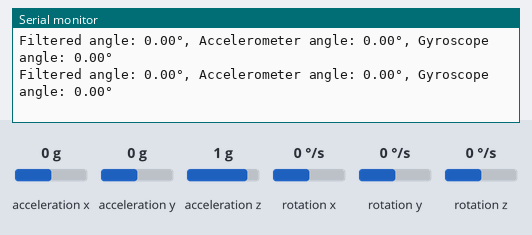
Recording of a sketch running on a simulated Arduino Nano 33 BLE. On the bench: the last lines printed to the serial monitor. Inputs (shaded band) come from the test bench; at power-on: acceleration y 0 g, acceleration z 1 g, rotation x 0 °/s, acceleration x 0 g, rotation y 0 °/s, rotation z 0 °/s.

Above: at 12.5 s.
12.6 s: acceleration y set to 0.8 g
At 13.7 s:
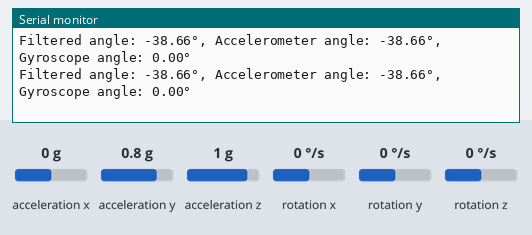
15.6 s: acceleration z set to -1.4 g
At 16.4 s:
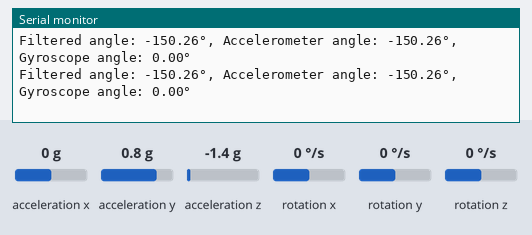
17.1 s: rotation x set to -192 °/s
At 18.1 s:
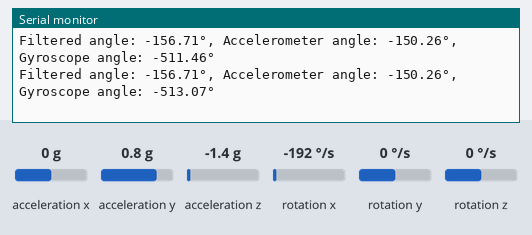
Timing chart, 0 to 19.1 s (numbered marks = the images above; inputs shaded):
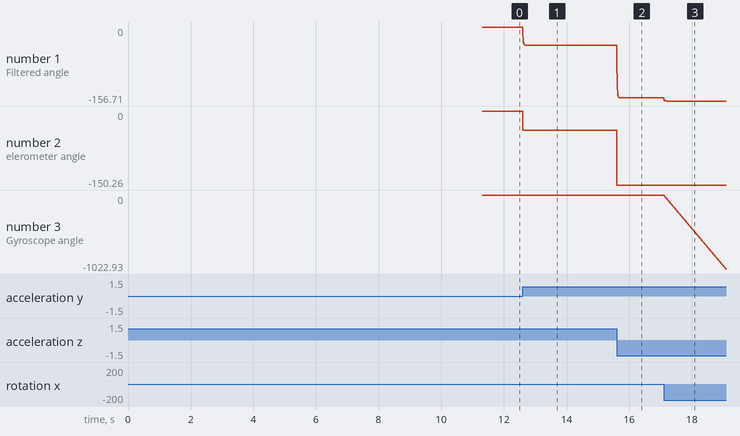

Measured:
- after the input at 12.6 s, the serial monitor: prints a new line at once (image 1)
- after the input at 15.6 s, the serial monitor: prints a new line at once (image 2)
- after the input at 17.1 s, the serial monitor: prints a new line at once (image 3)
- plotted number 1: 0 → -38.66 after the input at 12.6 s, -38.66 → -150.26 after the input at 15.6 s, -150.26 → -156.71 after the input at 17.1 s
- plotted number 2: 0 → -38.66 after the input at 12.6 s, -38.66 → -150.26 after the input at 15.6 s
- plotted number 3: 0 → -1021.32 after the input at 17.1 s

The sketch:

task4.ino
```cpp
#include "Arduino_BMI270_BMM150.h"
#include <math.h>  // Include for atan2()

float x, y, z, delta_time;
float gyro_ang = 0.0;
float acc_ang = 0.0;
float filtered_ang = 0.0;
float prev_filtered_ang = 0.0;
float k = 0.8;
float gyro_change;
float gyro_bias = 0.0;  // Variable to store gyroscope bias

void setup() {
  Serial.begin(9600);
  while (!Serial);
  Serial.println("Started");

  if (!IMU.begin()) {
    Serial.println("Failed to initialize IMU!");
    while (1);
  }
  delta_time = 1.0 / IMU.gyroscopeSampleRate();
  // Serial.print("Gyroscope sample rate = ");
  // Serial.print(IMU.gyroscopeSampleRate());
  // Serial.println(" Hz");
  // Serial.println();
  // Serial.println("Gyroscope in degrees/second");

  // Optional: Calculate gyroscope bias over time to subtract it from the readings
  for (int i = 0; i < 1000; i++) {
    if (IMU.gyroscopeAvailable()) {
      IMU.readGyroscope(x, y, z);
      gyro_bias += x;  // Accumulate the x-axis gyroscope values
      delay(10);  // Wait to gather enough samples
    }
  }
  gyro_bias /= 1000.0;  // Average the bias value
  // Serial.print("Gyroscope bias: ");
  // Serial.println(gyro_bias);
}

void loop() {

  if (IMU.gyroscopeAvailable()) {
    IMU.readGyroscope(x, y, z);

    // Apply bias correction to the gyroscope x-axis value
    x -= gyro_bias;

    gyro_change = x * delta_time;
    gyro_ang = gyro_ang + gyro_change;
  }

  if (IMU.accelerationAvailable()) {
    IMU.readAcceleration(x, y, z);

    // Calculate the accelerometer angle using atan2
    acc_ang = -atan2(y, z) * 180 / PI;
  }

  filtered_ang = k * (filtered_ang + gyro_change) + (1 - k) * acc_ang;

  // Print the values
  Serial.print("Filtered angle: ");
  Serial.print(filtered_ang);
  Serial.print("°, Accelerometer angle: ");
  Serial.print(acc_ang);
  Serial.print("°, Gyroscope angle: ");
  Serial.print(gyro_ang);
  Serial.println("°");
}
```
